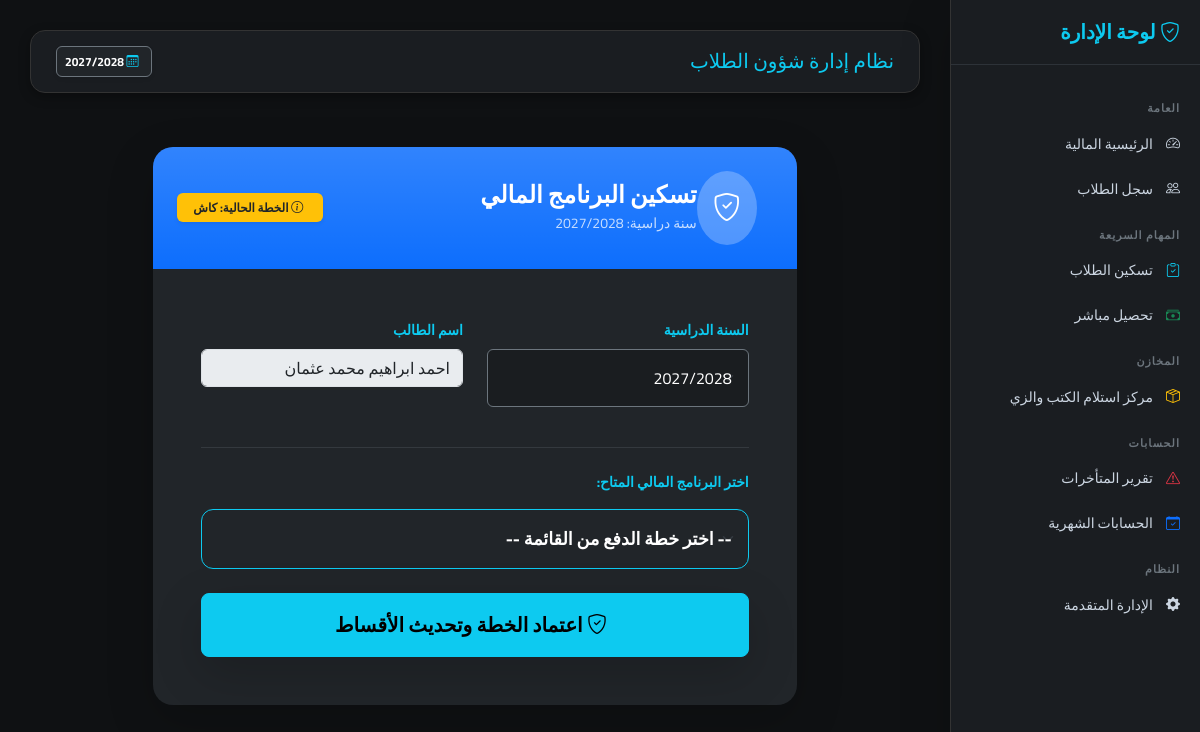
Screenshot of /finance/assign-plan/4/ (signed in) with the database file from the repository.
### finance/models.py (models this page shows, shortened)
class AcademicYear(models.Model):
    name = models.CharField(max_length=20)  # مثال: 2025/2026
    is_active = models.BooleanField(default=False)
    def __str__(self):
        return self.name

class StudentAccount(models.Model):
    student = models.OneToOneField("students.Student", on_delete=models.CASCADE, related_name="account")
    academic_year = models.ForeignKey('AcademicYear', on_delete=models.CASCADE, null=True)
    installment_plan = models.ForeignKey('InstallmentPlan', on_delete=models.SET_NULL, null=True, blank=True)
    revenue_category = models.ForeignKey(
        'RevenueCategory',
        on_delete=models.SET_NULL,
        null=True,
        blank=True,
        verbose_name="بند الإيراد المرتبط"
    )
    total_fees = models.DecimalField("إجمالي المصروفات", max_digits=10, decimal_places=2, default=0)
    discount = models.DecimalField("الخصم", max_digits=10, decimal_places=2, default=0)
    created_at = models.DateTimeField(auto_now_add=True)
    class Meta:
        verbose_name = "حساب طالب مالي"
        verbose_name_plural = "حسابات الطلاب المالية"

class InstallmentPlan(models.Model):
    name = models.CharField("اسم الخطة الدراسية", max_length=100)
    academic_year = models.ForeignKey('AcademicYear', on_delete=models.CASCADE, verbose_name="السنة الدراسية", null=True)
    total_amount = models.DecimalField("إجمالي مبلغ الخطة", max_digits=10, decimal_places=2, default=0)
    number_of_installments = models.PositiveIntegerField("عدد الأقساط")
    interest_value = models.DecimalField(
        "قيمة الفائدة الإضافية",
        max_digits=10,
        decimal_places=2,
        default=0,
        help_text="قيمة فائدة ثابتة تضاف لإجمالي الخطة"
    )
    class Meta:
        verbose_name = "خطة مصروفات"
        verbose_name_plural = "خطط المصروفات"

### students/models.py (models this page shows, shortened)
class Student(models.Model):
    RELIGION_CHOICES = [("Muslim", "مسلم"), ("Christian", "مسيحي")]
    STATUS_CHOICES = [("New", "مستجد"), ("Transferred", "منقول"), ("Home", "عمال"), ("Promoted", "ناجح ومنقول")]
    GENDER_CHOICES = [('Male', 'ذكر'), ('Female', 'أنثى')]
    SPECIALIZATION_CHOICES = [
        ("General", "شعبة عامة"), ("Restaurant", "مطعم"), ("Kitchen", "مطبخ"),
        ("Guidance", "ارشاد"), ("Internal", "اشراف داخلي"), ("Computer", "حاسب الي"),
    ]
    image = models.ImageField("صورة الطالب", upload_to="students/", null=True, blank=True)
    registration_number = models.CharField("رقم القيد", max_length=50, unique=True, blank=True, null=True)
    first_name = models.CharField("الاسم الأول", max_length=100)
    last_name = models.CharField("اسم العائلة", max_length=100)
    national_id_validator = RegexValidator(
        regex=r'^\d{14}$',
        message="الرقم القومي يجب أن يتكون من 14 رقماً فقط."
    )
    national_id = models.CharField(
        "الرقم القومي",
        max_length=14,
        validators=[national_id_validator],
        unique=True,
        null=True, blank=True
    )
    student_code = models.CharField("كود الطالب", max_length=20, unique=True, editable=False)
    date_of_birth = models.DateField("تاريخ الميلاد", null=True, blank=True)
    birth_place = models.CharField("محل الميلاد", max_length=150, blank=True, null=True)
    gender = models.CharField(
        "النوع",
        max_length=10,
        choices=GENDER_CHOICES,
        null=True,
        blank=True
    )
    religion = models.CharField("الديانة", max_length=20, null=True, blank=True, choices=RELIGION_CHOICES)
    nationality = models.CharField("الجنسية", max_length=100, default="مصري")
    address = models.TextField("العنوان", blank=True, null=True)
    mother_name = models.CharField("اسم الأم", max_length=150, null=True, blank=True)
    phone = models.CharField("رقم التليفون", max_length=20, null=True, blank=True)
    enrollment_status = models.CharField("حالة القيد", max_length=20, choices=STATUS_CHOICES, default="New")
    integration_status = models.BooleanField("موقف الدمج", default=False)
    specialization = models.CharField("التخصص", max_length=30, choices=SPECIALIZATION_CHOICES, blank=True, null=True)
    previous_debt = models.DecimalField("مديونية سابقة مرحلة", max_digits=10, decimal_places=2, default=0)
    last_promotion_date = models.DateField(null=True, blank=True)
    grade = models.ForeignKey("students.Grade", on_delete=models.PROTECT, null=True, verbose_name="الصف الدراسي")
    classroom = models.ForeignKey("students.Classroom", on_delete=models.PROTECT, null=True, blank=True, verbose_name="الفصل")
    academic_year = models.ForeignKey("finance.AcademicYear", on_delete=models.CASCADE, verbose_name="السنة الدراسية", related_name="students")
    is_active = models.BooleanField("نشط", default=True)
    created_at = models.DateTimeField(auto_now_add=True)
    class Meta:
        ordering = ["-created_at"]
        verbose_name = "طالب"
        verbose_name_plural = "الطلاب"
    def get_full_name(self):
        first = self.first_name if self.first_name else ""
        last = self.last_name if self.last_name else ""
        full = f"{first} {last}".strip()
        return full if full else f"طالب رقم {self.student_code}"

### finance/views.py (the view, shortened to what this page needs)
# urls.py: path('assign-plan/', views.assign_plan, name='assign_plan'),
@staff_member_required
@transaction.atomic
def assign_plan(request, student_id=None):
    selected_student = None
    account = None
    target_id = student_id or request.GET.get('student_id')
    if target_id:
        selected_student = get_object_or_404(Student, id=target_id)
        account = StudentAccount.objects.filter(student=selected_student).first()
    context = {
        'years': AcademicYear.objects.all().order_by('-id'),
        'plans': InstallmentPlan.objects.all(),
        'selected_student': selected_student,
        'account': account,
    }
    return render(request, 'finance/assign_plan.html', context)

### config/context_processors.py (called while the page is built)
def active_academic_year(request): # تأكد أن هذا هو نفس الاسم
    active_year = AcademicYear.objects.filter(is_active=True).first()
    return {'active_year': active_year}

### finance/templates/finance/assign_plan.html (shortened to what this page needs)
{% extends 'base.html' %}
{% block content %}
<link href="https://cdnjs.cloudflare.com/ajax/libs/select2/4.0.13/css/select2.min.css" rel="stylesheet" />
<div class="container-fluid py-4">
    <div class="row justify-content-center">
        <div class="col-md-11 col-lg-9">
            <div class="card shadow-lg border-0 bg-dark text-white" style="border-radius: 20px; overflow: hidden;">
                <div class="card-header bg-primary bg-gradient p-4 border-0">
                    <div class="d-flex align-items-center justify-content-between">
                        <div class="d-flex align-items-center">
                            <div class="bg-white bg-opacity-25 rounded-circle p-3 me-3">
                                <i class="bi bi-shield-check fs-3 text-white"></i>
                            </div>
                            <div>
                                <h4 class="mb-0 fw-bold">تسكين البرنامج المالي</h4>
                                <small class="text-white text-opacity-75">سنة دراسية: {{ active_year|default:"2028/2029" }}</small>
                            </div>
                        </div>
                        {% if account and account.installment_plan %}
                        <div class="text-end" dir="rtl">
                            <span class="badge bg-warning text-dark fw-bold p-2 px-3 shadow-sm">
                                <i class="bi bi-info-circle me-1"></i> الخطة الحالية: {{ account.installment_plan.name }}
                            </span>
                        </div>
                        {% endif %}
                    </div>
                </div>
                <div class="card-body p-4 p-md-5">
                    <form method="POST" id="assignmentForm" action="{% if selected_student %}{% url 'assign_plan_with_id' selected_student.id %}{% else %}{% url 'assign_plan' %}{% endif %}">
                        <div class="row mb-4" dir="rtl">
                            <div class="col-md-6 mb-3">
                                <label class="form-label text-info fw-bold mb-2 small">السنة الدراسية</label>
                                <select id="academic_year_select" class="form-select bg-secondary bg-opacity-25 text-white border-secondary p-3 shadow-none" {% if selected_student %}disabled style="background-color: #1a1d20 !important;"{% else %}name="academic_year" required{% endif %}>
                                    {% for y in years %}
                                        <option value="{{ y.id }}" {% if selected_student and selected_student.academic_year.id == y.id %}selected{% elif y.is_active and not selected_student %}selected{% endif %}>
                                            {{ y.name }}
                                        </option>
                                    {% endfor %}
                                </select>
                            </div>
                            <div class="col-md-6">
                                <label class="form-label text-info fw-bold mb-2 small">اسم الطالب</label>
                                <select id="student_select" class="form-control" {% if selected_student %}disabled{% else %}name="student" required{% endif %}>
                                    {% if selected_student %}
                                        <option value="{{ selected_student.id }}" selected>{{ selected_student.get_full_name }}</option>
                                    {% else %}
                                        <option value="">ابحث عن اسم الطالب...</option>
                                    {% endif %}
                                </select>
                            </div>
                        </div>
                        <hr class="border-secondary opacity-25 mb-4">
                        <div class="mb-4" dir="rtl">
                            <label class="form-label text-info fw-bold mb-3 small d-block">اختر البرنامج المالي المتاح:</label>
                            <select name="plan_id" id="plan_select" class="form-select form-select-lg bg-dark text-white border-info p-3 fw-bold" required>
                                <option value="" data-amount="0">-- اختر خطة الدفع من القائمة --</option>
                            </select>
                        </div>
                        <div class="d-grid gap-2">
                            <button type="submit" id="submitBtn" class="btn btn-info btn-lg fw-bold py-3 shadow-lg">
                                <i class="bi bi-shield-check me-2"></i> اعتماد الخطة وتحديث الأقساط
                            </button>
                        </div>
                    </form>
                </div>
            </div>
        </div>
    </div>
</div>
{% endblock %}

### finance/templates/base.html (shortened to what this page needs)
{% load static %}
<!DOCTYPE html>
<html lang="ar" dir="rtl">
<head>
    <link href="https://cdn.jsdelivr.net/npm/bootstrap@5.3.2/dist/css/bootstrap.min.css" rel="stylesheet">
    <link href="https://cdn.jsdelivr.net/npm/bootstrap-icons/font/bootstrap-icons.css" rel="stylesheet">
    <link href="https://cdn.jsdelivr.net/npm/select2@4.1.0-rc.0/dist/css/select2.min.css" rel="stylesheet" />
    <link rel="stylesheet" href="https://cdn.jsdelivr.net/npm/select2-bootstrap-5-theme@1.3.0/dist/select2-bootstrap-5-theme.min.css" />
</head>
<body>
<div class="sidebar shadow-lg">
    {% if student and student.id %}
        <h5><i class="bi bi-person-badge"></i> ملف الطالب</h5>
        <div class="text-center mb-4 px-3">
            <span class="d-block fw-bold text-white fs-5">{{ student.get_full_name }}</span>
            <small class="badge bg-info text-dark mt-2 px-3">{{ student.academic_year.name }}</small>
        </div>
        <div class="section-title">العمليات المالية</div>
        <a href="{% url 'assign_plan_with_id' student.id %}">
            <i class="bi bi-calendar-check text-info"></i> تسكين برنامج مالي
        </a>
        <a href="{% url 'quick_collection' %}?student_id={{ student.id }}">
            <i class="bi bi-cash-stack text-success"></i> تحصيل المصاريف
        </a>
        <a href="{% url 'student_inventory_view' student.id %}"
           class="{% if request.resolver_match.url_name == 'student_inventory_view' %}active-link{% endif %}">
            <i class="bi bi-box-seam text-warning"></i> تسليم الكتب والزي
        </a>
        <div class="section-title">تقارير وشهادات</div>
        <a href="javascript:void(0);" onclick="printEnrollmentCertificate()" class="admin-action-btn mt-2" style="color: #ffc107; border-color: rgba(255,193,7,0.3);">
            <i class="bi bi-printer"></i> طباعة شهادة قيد
        </a>
        <a href="{% url 'student_list' %}" class="text-info text-center d-block mt-4 border-top border-secondary pt-3 mx-3">
            <i class="bi bi-arrow-right-circle"></i> العودة للسجل العام
        </a>
    {% else %}
        <h5><i class="bi bi-shield-check"></i> لوحة الإدارة</h5>
        <div class="section-title">العامة</div>
        <a href="{% url 'finance_dashboard' %}"><i class="bi bi-speedometer2"></i> الرئيسية المالية</a>
        <a href="{% url 'student_list' %}"><i class="bi bi-people"></i> سجل الطلاب</a>
        <div class="section-title">المهام السريعة</div>
        <a href="{% url 'assign_plan' %}"><i class="bi bi-clipboard-check text-info"></i> تسكين الطلاب</a>
        <a href="{% url 'quick_collection' %}"><i class="bi bi-cash-stack text-success"></i> تحصيل مباشر</a>
        <div class="section-title">المخازن</div>
        <a href="{% url 'student_list' %}"><i class="bi bi-box-seam text-warning"></i> مركز استلام الكتب والزي</a>
        <div class="section-title">الحسابات</div>
        <a href="{% url 'overdue_report' %}"><i class="bi bi-exclamation-triangle text-danger"></i> تقرير المتأخرات</a>
        <a href="{% url 'close_month' %}"><i class="bi bi-calendar-check text-primary"></i> الحسابات الشهرية</a>
        <div class="section-title">النظام</div>
        <a href="/admin/" target="_blank"><i class="bi bi-gear-fill"></i> الإدارة المتقدمة</a>
    {% endif %}
    </div>
<div class="main-content">
    <div class="top-navbar d-flex justify-content-between align-items-center">
        <h5 class="mb-0 text-info">{% block page_title %}نظام إدارة شؤون الطلاب{% endblock %}</h5>
        <div class="d-flex align-items-center">
            <span class="badge bg-dark border border-secondary p-2 shadow-sm">
                <i class="bi bi-calendar3 me-1 text-info"></i>
                {{ active_year.name|default:"لم يتم تحديد سنة" }}
            </span>
        </div>
    </div>
    {% block content %}{% endblock %}
</div>
</body>
</html>

### finance/templates/base.html (style rules this page uses)
:root { --bg-dark: #0f1113; --sidebar-bg: #1a1d21; --accent-color: #0dcaf0; --text-muted: #cbd5e1; --danger-soft: #ea868f; }
body { font-family: 'Cairo', sans-serif; background-color: var(--bg-dark); color: #ffffff; margin: 0; overflow-x: hidden; }
.sidebar { height: 100vh; background: var(--sidebar-bg); padding-top: 20px; position: fixed; width: 250px; right: 0; z-index: 1000; border-left: 1px solid #333; transition: all 0.3s ease; overflow-y: auto; }
.sidebar h5 { color: var(--accent-color); font-weight: 700; padding: 0 20px 20px; border-bottom: 1px solid #2d3238; margin-bottom: 20px; }
.sidebar a { color: var(--text-muted); padding: 12px 20px; display: block; text-decoration: none; transition: 0.3s; font-size: 14px; }
.sidebar a i { margin-left: 10px; }
.section-title { font-size: 11px; text-transform: uppercase; color: #6c757d; padding: 15px 20px 5px; font-weight: bold; letter-spacing: 1px; }
.main-content { margin-right: 250px; padding: 30px; min-height: 100vh; }
.top-navbar { background: var(--sidebar-bg); padding: 15px 25px; border-radius: 15px; margin-bottom: 30px; border: 1px solid #333; box-shadow: 0 4px 12px rgba(0,0,0,0.3); }

### finance/templates/finance/assign_plan.html (style rules this page uses)
.form-select-lg { font-size: 1.1rem; border-radius: 12px; }

### rows the page displays
AcademicYear: name "2027/2028"
StudentAccount: installment_plan.name "كاش"
Student: academic_year.name "2027/2028", first_name+last_name "احمد ابراهيم محمد عثمان"
